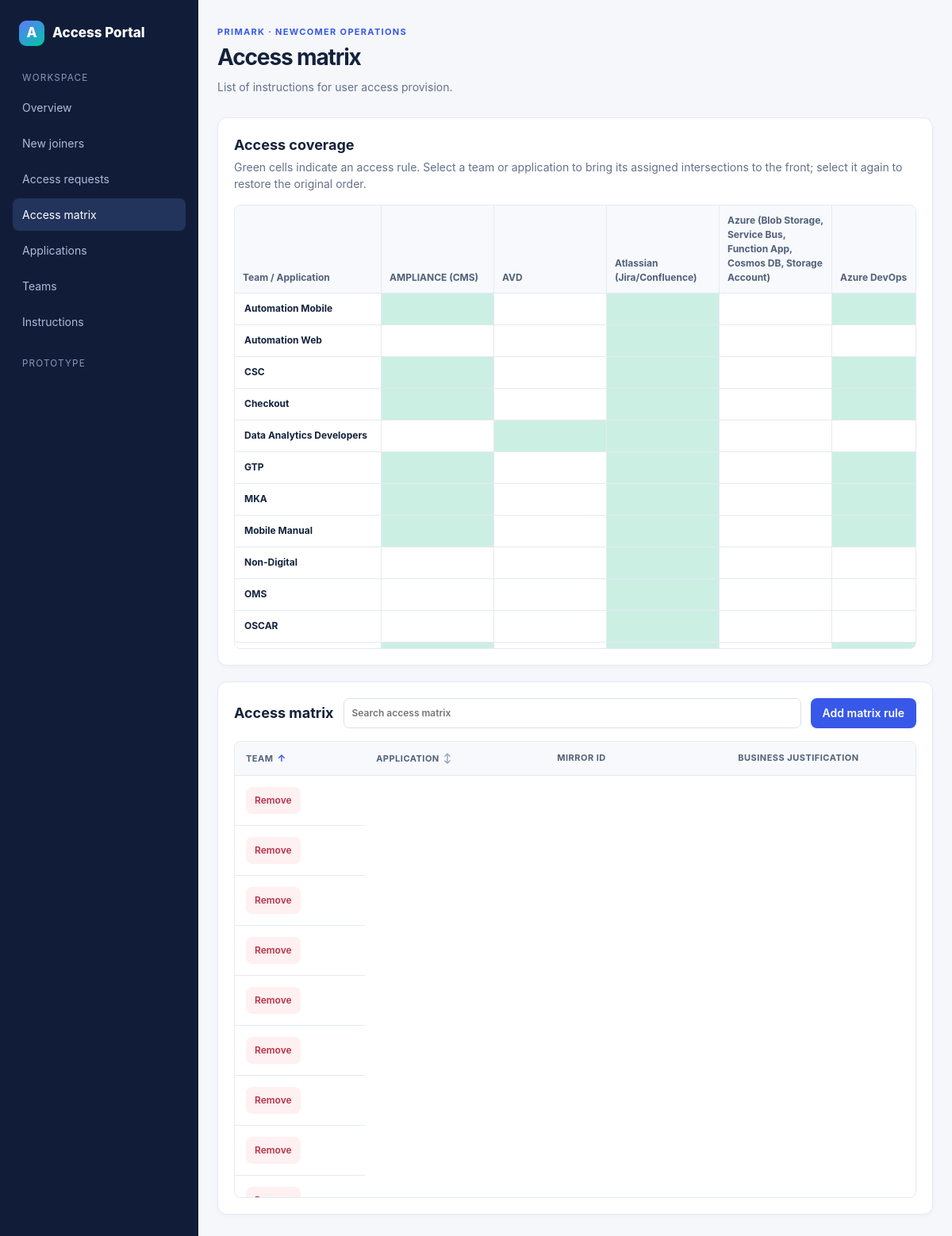
The page /?page=rules on the database its author committed.
### tables this page shows
CREATE TABLE applications(id INTEGER PRIMARY KEY, name TEXT UNIQUE NOT NULL, approver TEXT, backup_approver TEXT, levy_copy INTEGER DEFAULT 0, ad_group TEXT, comment TEXT, enabled INTEGER DEFAULT 1);

CREATE TABLE teams(id INTEGER PRIMARY KEY, name TEXT UNIQUE NOT NULL, lead TEXT, notes TEXT, primark_manager TEXT);

CREATE TABLE access_rules(id INTEGER PRIMARY KEY, team_id INTEGER NOT NULL, application_id INTEGER NOT NULL, mirror_id TEXT, justification TEXT, UNIQUE(team_id,application_id), FOREIGN KEY(team_id) REFERENCES teams(id) ON DELETE CASCADE, FOREIGN KEY(application_id) REFERENCES applications(id) ON DELETE CASCADE);

### index.php (called while the page is built, shortened)
<?php
$dbDir = __DIR__ . '/storage'; if (!is_dir($dbDir)) mkdir($dbDir, 0775, true);
$db = new PDO('sqlite:' . $dbDir . '/portal.sqlite');
$db->setAttribute(PDO::ATTR_ERRMODE, PDO::ERRMODE_EXCEPTION);
$db->exec('PRAGMA foreign_keys = ON');
function q(string $sql, array $params=[]): PDOStatement { global $db; $s=$db->prepare($sql); $s->execute($params); return $s; }
function e(?string $v): string { return htmlspecialchars($v ?? '', ENT_QUOTES, 'UTF-8'); }
$page=$_GET['page']??'dashboard'; $flash=$_SESSION['flash']??null; unset($_SESSION['flash']);
require __DIR__.'/views/page.php';

### views/tables.php (the view, shortened to what this page needs)
<?php
function rowActions(string $table, array $row, string $page, bool $canRemove = true): string
{
    $id = (int)$row['id'];
    $label = $row['title'] ?? $row['name'] ?? $row['full_name'] ?? (($row['team'] ?? '').' / '.($row['app'] ?? ''));
    $out = '<div class="row-actions">';
    if ($canRemove) {
        $out .= '<form method="post"><input type="hidden" name="action" value="delete"><input type="hidden" name="page" value="'.e($page).'"><input type="hidden" name="table" value="'.e($table).'"><input type="hidden" name="id" value="'.$id.'"><button class="btn danger" aria-label="Remove '.e($label).'">Remove</button></form>';
    }
    return $out.'</div>';
}
    ?>
    <?php
function renderCoverageMatrix(): void
{
    $teams = q('SELECT id,name FROM teams ORDER BY name')->fetchAll(PDO::FETCH_ASSOC);
    $applications = q('SELECT id,name FROM applications ORDER BY name')->fetchAll(PDO::FETCH_ASSOC);
    $rules = q('SELECT team_id,application_id FROM access_rules')->fetchAll(PDO::FETCH_ASSOC);
    $coverage = [];
    foreach ($rules as $rule) $coverage[(int)$rule['team_id']][(int)$rule['application_id']] = true;
    ?>
    <div class="matrix-heading">
        <div><h2>Access coverage</h2><p>Green cells indicate an access rule. Select a team or application to bring its assigned intersections to the front; select it again to restore the original order.</p></div>
    </div>
    <div class="table-wrap coverage-wrap" tabindex="0" role="region" aria-label="Access coverage matrix">
        <table class="coverage-matrix" data-coverage-matrix>
            <thead><tr><th scope="col" class="matrix-corner">Team / Application</th><?php foreach ($applications as $application): ?>
                <th scope="col" data-matrix-app-header data-matrix-app-id="<?=$application['id']?>"><button type="button" class="matrix-label" data-matrix-application="<?=$application['id']?>"><?=e($application['name'])?></button></th>
            <?php endforeach ?></tr></thead>
            <tbody><?php foreach ($teams as $team): ?><tr data-matrix-team-id="<?=$team['id']?>">
                <th scope="row"><button type="button" class="matrix-label" data-matrix-team="<?=$team['id']?>"><?=e($team['name'])?></button></th>
                <?php foreach ($applications as $application): $hasRule = !empty($coverage[(int)$team['id']][(int)$application['id']]); ?>
                    <td data-matrix-app-id="<?=$application['id']?>" class="<?=$hasRule ? 'matrix-hit' : ''?>" aria-label="<?=e($team['name'].' / '.$application['name'].': '.($hasRule ? 'Rule exists' : 'No rule'))?>"></td>
                <?php endforeach ?>
            </tr><?php endforeach ?></tbody>
        </table>
    </div>
    <?php
}
function renderTable(string $kind): void
{
    $specs = [
        'dashboard' => ['Latest access requests', 'SELECT ar.*,COALESCE(n.full_name,ar.manual_user_name) full_name,a.name app FROM access_requests ar LEFT JOIN newcomers n ON n.id=ar.newcomer_id JOIN applications a ON a.id=ar.application_id ORDER BY ar.id DESC LIMIT 6', ['User','Application','Approval','SNOW'], [28,28,24,20], null],
        'newcomers' => ['New joiners', 'SELECT n.*,t.name team FROM newcomers n JOIN teams t ON t.id=n.team_id ORDER BY n.created_at DESC,n.id DESC', ['Name','DateTime','Team / manager','Account','NPTR','Passwords received','User confirmed access','Status','Actions'], [18,12,15,9,10,12,12,12], 'newcomers'],
        'requests' => ['Access requests', "SELECT ar.*,COALESCE(n.full_name,ar.manual_user_name) full_name,COALESCE(n.email,ar.manual_user_email) email,a.name app,MAX(ar.created_at) OVER (PARTITION BY LOWER(COALESCE(NULLIF(n.email,''),NULLIF(ar.manual_user_email,''),ar.manual_user_name,''))) AS latest_user_request,MAX(ar.id) OVER (PARTITION BY LOWER(COALESCE(NULLIF(n.email,''),NULLIF(ar.manual_user_email,''),ar.manual_user_name,''))) AS latest_user_request_id FROM access_requests ar LEFT JOIN newcomers n ON n.id=ar.newcomer_id JOIN applications a ON a.id=ar.application_id ORDER BY latest_user_request DESC,latest_user_request_id DESC,ar.created_at DESC,ar.id DESC", ['User','Requested dateTime','Application','Approval','ServiceNow','Access','Comments','Actions'], [16,13,15,11,11,10,12], 'access_requests'],
        'teams' => ['Teams', 'SELECT * FROM teams ORDER BY name', ['Team','Team lead','Primark Manager','Notes','Actions'], [24,20,24,32], 'teams'],
        'applications' => ['Applications', 'SELECT * FROM applications ORDER BY name', ['Application','Approver / backup','AD group','Notes','Actions'], [26,26,22,26], 'applications'],
        'rules' => ['Access matrix', 'SELECT r.*,t.name team,a.name app FROM access_rules r JOIN teams t ON t.id=r.team_id JOIN applications a ON a.id=r.application_id ORDER BY t.name,a.name', ['Team','Application','Mirror ID','Business justification','Actions'], [18,25,25,32], 'access_rules'],
        'instructions' => ['Instructions', 'SELECT i.*,a.name app FROM instructions i LEFT JOIN applications a ON a.id=i.application_id ORDER BY i.title', ['Instruction','Application','Preview','Actions'], [27,23,50], 'instructions'],
    ];
    [$title,$sql,$headers,$weights,$table] = $specs[$kind];
    $rows = q($sql)->fetchAll(PDO::FETCH_ASSOC);
    $actionWidth = $table ? ($kind === 'requests' ? 82 : 88) : 0;
    echo '<div class="table-heading"><h2 id="table-title-'.e($kind).'">'.e($title).'</h2>';
    if ($kind === 'rules') echo '<label class="table-search"><span class="sr-only">Search access matrix</span><input type="search" data-rule-search placeholder="Search access matrix" autocomplete="off"></label>';
    $createButtons = [
        'newcomers' => ['Create newcomer', 'newcomer-create-form'],
        'teams' => ['Add team', 'create-teams-form'],
        'applications' => ['Add application', 'create-applications-form'],
        'rules' => ['Add matrix rule', 'create-rules-form'],
        'instructions' => ['Add instruction', 'create-instructions-form'],
        'requests' => ['Add applications access request', 'create-requests-form'],
    ];
    if (isset($createButtons[$kind])) {
        [$label,$template] = $createButtons[$kind];
        echo '<button type="button" class="btn" data-create-template="'.e($template).'">'.e($label).'</button>';
    }
    echo '</div><div class="table-wrap table-wrap--'.e($kind).'" tabindex="0" role="region" aria-labelledby="table-title-'.e($kind).'">';
    echo '<table class="table table--'.e($kind).'" style="--actions-width:'.$actionWidth.'px"><colgroup>';
    foreach ($weights as $weight) echo '<col style="width:'.$weight.'%">';
    if ($table) echo '<col class="actions-col">';
    echo '</colgroup><thead><tr>';
    foreach ($headers as $index => $label) {
        if ($kind === 'instructions' && $index < 2) {
            $keys = ['instruction','application'];
            echo '<th scope="col" aria-sort="'.($index === 0 ? 'ascending' : 'none').'"><button type="button" class="sort-button" data-instruction-sort="'.$keys[$index].'">'.e($label).'</button></th>';
        } elseif ($kind === 'teams' && $index < 2) {
            $keys = ['team','lead'];
            echo '<th scope="col" aria-sort="'.($index === 0 ? 'ascending' : 'none').'"><button type="button" class="sort-button" data-team-sort="'.$keys[$index].'">'.e($label).'</button></th>';
        } elseif ($kind === 'applications' && $index < 3) {
            $keys = ['application','approver','adGroup'];
            echo '<th scope="col" aria-sort="'.($index === 0 ? 'ascending' : 'none').'"><button type="button" class="sort-button" data-application-sort="'.$keys[$index].'">'.e($label).'</button></th>';
        } elseif ($kind === 'rules' && $index < 2) {
            $keys = ['team','application'];
            echo '<th scope="col" aria-sort="'.($index === 0 ? 'ascending' : 'none').'"><button type="button" class="sort-button" data-rule-sort="'.$keys[$index].'">'.e($label).'</button></th>';
        } else {
            echo '<th scope="col">'.e($label).'</th>';
        }
    }
    echo '</tr></thead><tbody>';
    foreach ($rows as $r) {
        $instructionData = '';
        $teamData = '';
        $applicationData = '';
        $ruleData = '';
        if ($kind === 'rules') {
            $ruleData = ' data-team="'.e($r['team']).'" data-application="'.e($r['app']).'" data-search="'.e($r['team'].' '.$r['app'].' '.($r['mirror_id'] ?? '').' '.($r['justification'] ?? '')).'"';
        }
        $requestData = '';
        $requestClasses = '';
        $requestSlaClasses = $kind === 'requests' && ($requestSla ?? '') === 'expired' ? ' request-sla-breached' : '';
        $newcomerClasses = $kind === 'newcomers' && ($newcomerSla ?? '') === 'expired' ? ' sla-breached' : '';
        $recordLabel = $r['title'] ?? $r['name'] ?? $r['full_name'] ?? (($r['team'] ?? '').' / '.($r['app'] ?? ''));
        $openRecordData = $table ? ' data-open-table="'.e($table).'" data-record-label="'.e($recordLabel).'" tabindex="0" role="button"' : '';
        echo '<tr class="'.trim($requestClasses.$requestSlaClasses.$newcomerClasses).'" data-record-id="'.(int)$r['id'].'"'.$openRecordData.$instructionData.$teamData.$applicationData.$ruleData.$requestData.'>';
        if ($table) echo '<td class="actions-cell">'.rowActions($table,$r,$kind,$kind !== 'requests').'</td>';
        echo '</tr>';
    }
    echo '</tbody></table></div>';
}

### assets/app.css (style rules this page uses)
:root { --ink:#14223b;--muted:#65708a;--paper:#f5f7fb;--line:#e5e9f2;--blue:#3858e9;--aqua:#00a88b;--amber:#f9b940;--danger:#d94d61;--card:#fff }
* { box-sizing:border-box }
body { margin:0;background:var(--paper);color:var(--ink);font:14px/1.5 Inter,Segoe UI,Arial,sans-serif }
h2 { font-size:18px;margin:0 }
p { color:var(--muted);margin:4px 0 }
button,input,select,textarea { font:inherit }
.btn { display:inline-flex;justify-content:center;align-items:center;gap:6px;padding:9px 14px;min-height:38px;border:1px solid transparent;background:var(--blue);color:white;border-radius:8px;font-weight:600;line-height:1.25;text-decoration:none;cursor:pointer;white-space:nowrap }
.btn.danger { background:#fff0f2;color:#b63145 }
:is(button,a,input,select,textarea,summary,[tabindex]):focus-visible { outline:2px solid var(--blue);outline-offset:3px }
.table-heading { display:flex;align-items:center;gap:12px;flex-wrap:wrap;margin-bottom:16px }
.matrix-heading { margin-bottom:16px }
.coverage-wrap { max-height:560px }
.coverage-matrix { border-collapse:separate;border-spacing:0;width:max-content;min-width:100%;font-size:12px }
.coverage-matrix th,.coverage-matrix td { border-right:1px solid var(--line);border-bottom:1px solid var(--line) }
.coverage-matrix thead th { position:sticky;top:0;z-index:3;min-width:142px;padding:10px;background:#f7f9fc;color:#526079;text-align:left;vertical-align:bottom }
.coverage-matrix .matrix-corner { position:sticky;left:0;z-index:5;min-width:185px }
.coverage-matrix tbody th { position:sticky;left:0;z-index:2;min-width:185px;padding:9px 12px;background:#fff;text-align:left }
.coverage-matrix td { width:142px;height:40px;background:#fff }
.coverage-matrix td.matrix-hit { background:#ccefe4 }
.matrix-label { display:block;width:100%;border:0;padding:0;background:transparent;color:inherit;font:inherit;font-weight:700;text-align:left;cursor:pointer }
.table-heading .btn { margin-left:auto }
.table-search { margin:0;flex:1 1 500px;max-width:620px }
.table-search input { width:100%;min-height:38px }
.table-wrap { max-width:100%;overflow:auto;overscroll-behavior-x:contain;border:1px solid var(--line);border-radius:8px }
.table-wrap--rules { max-height:72vh }
.table { width:100%;border-collapse:separate;border-spacing:0;table-layout:fixed;font-size:13px }
.table th { background:#f7f9fc;color:#526079;text-transform:uppercase;letter-spacing:.045em;font-size:11px;font-weight:700;text-align:left;border-bottom:1px solid var(--line);padding:12px 14px;vertical-align:middle }
.sort-button { border:0;background:transparent;color:inherit;font:inherit;font-weight:inherit;letter-spacing:inherit;text-transform:inherit;padding:0;cursor:pointer }
.sort-button::after { content:'↕';display:inline-block;margin-left:5px;color:#92a0ba;font-size:12px }
.sort-button[data-sort-direction="ascending"]::after { content:'↑';color:var(--blue) }
.table-wrap--rules th { position:sticky;top:0;z-index:1 }
.table td { padding:14px;vertical-align:top;overflow-wrap:anywhere;border-bottom:1px solid var(--line) }
.table tbody tr[data-open-table] { cursor:pointer }
.table tbody tr[data-open-table] .actions-cell { cursor:default }
.table--applications,.table--rules { min-width:1000px }
.table .actions-cell { white-space:nowrap;overflow-wrap:normal }
.row-actions { display:flex;align-items:center;justify-content:flex-start;flex-wrap:nowrap;gap:8px }
.row-actions form { display:flex;flex:0 0 auto;margin:0 }
.row-actions .btn { min-height:34px;padding:7px 10px;font-size:12px;flex:0 0 auto }
label { font-size:12px;font-weight:600;display:block;margin-bottom:6px }
input:not([type=checkbox]):not([type=hidden]),select,textarea { width:100%;min-width:0;padding:9px 10px;border:1px solid #d9dfeb;border-radius:7px;background:#fff;color:var(--ink) }

### rows shown on the page
applications: name "AMPLIANCE (CMS)"
applications: name "AVD"
applications: name "Atlassian (Jira/Confluence)"
applications: name "Azure (Blob Storage, Service Bus, Function App, Cosmos DB, Storage Account)"
applications: name "Azure DevOps"
teams: name "Automation Mobile"
teams: name "Automation Web"
teams: name "CSC"
teams: name "Checkout"
teams: name "Data Analytics Developers"
teams: name "GTP"
teams: name "MKA"
teams: name "Mobile Manual"
teams: name "Non-Digital"
teams: name "OMS"
teams: name "OSCAR"

### other values the page prints
$label "Overview"
$label "New joiners"
$label "Access requests"
$label "Access matrix"
$label "Applications"
$label "Teams"
$label "Instructions"
$nav[$page] "Access matrix"
$description "List of instructions for user access provision."
$title "Access matrix"
$label "Add matrix rule"
$label "TEAM"
$label "APPLICATION"
$label "MIRROR ID"
$label "BUSINESS JUSTIFICATION"
